Frame 1 (no input): blank canvas, image omitted
Frame 60 (no input): blank canvas, image omitted
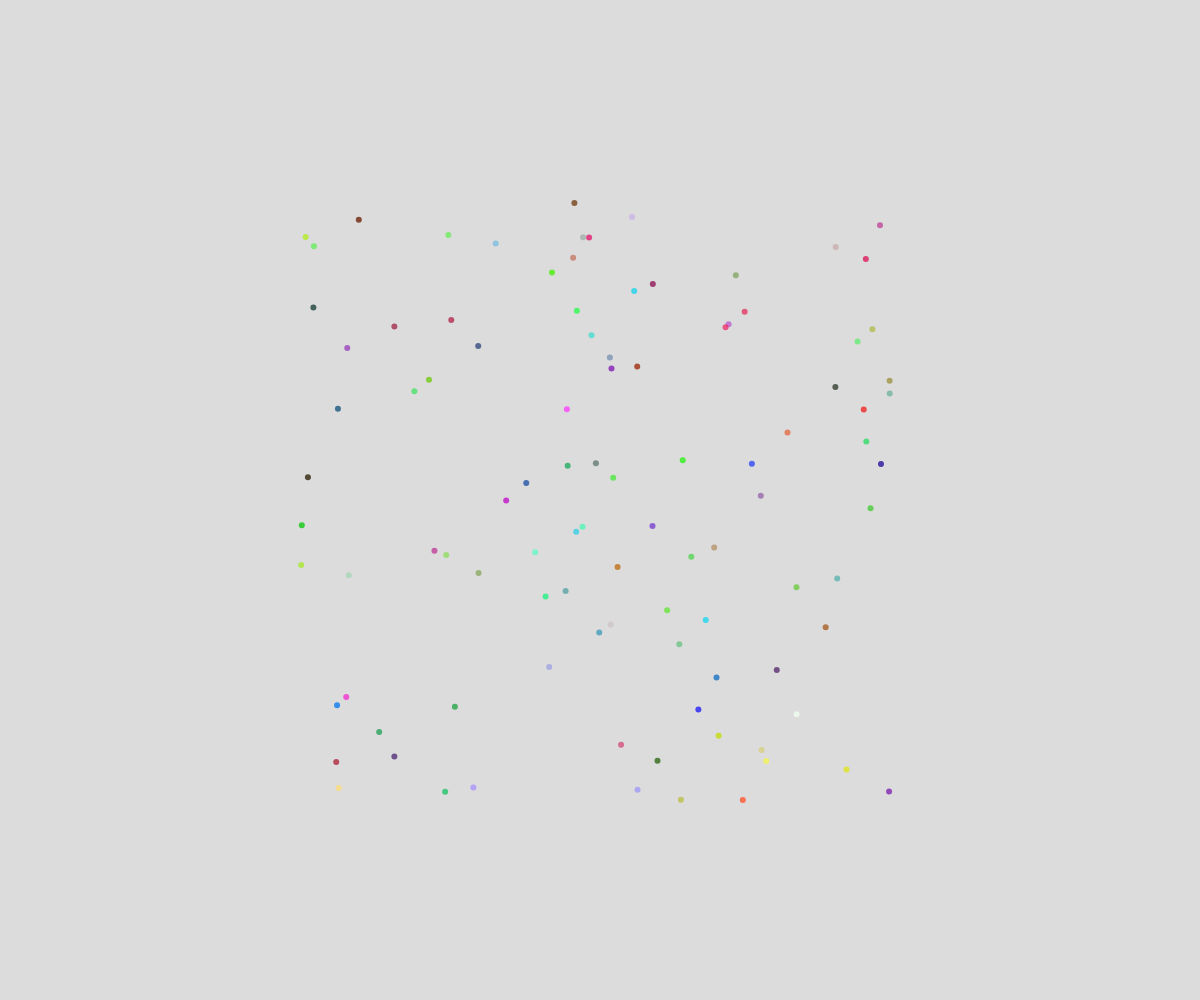
Frame 120 (the mouse pressed at the canvas centre since frame 60)

The p5.js sketch whose frames 1 and 60 were blank and that drew this single picture after the mouse press (run headless with seeded random() and noise() and a simulated clock; from frame 60 on, the mouse is pressed at the canvas centre):

// p5.js sketch
// ── sketch.js

class Particle{
  constructor(x, y){
    this.x = x;
    this.y = y;
    this.dx = random(-5, 5);
    this.dy = random(-5, 5);
    this.radius = 3;
    this.r = random(0, 255);
    this.g = random(0, 255);
    this.b = random(0, 255);
    this.opacity = 255;
  }

  update(){
    //move
    this.x += this.dx;
    this.y += this.dy;

    //fade away
    this.opacity--;
  }

  display(){
    noStroke();
    fill(this.r, this.g, this.b, this.opacity);
    circle(this.x, this.y, this.radius*2);
  }
}

let theFireworks = [];
const NUMBER_OF_PARTICLES = 100;

function setup() {
  createCanvas(windowWidth, windowHeight);
}

function draw() {
  background(220);

  for(let someFirework of theFireworks){
    someFirework.update();
    someFirework.display();
  }
}

function mousePressed(){
  for (let i = 0; i < NUMBER_OF_PARTICLES; i++){
    let aFirework = new Particle(mouseX, mouseY);
    theFireworks.push(aFirework);
  }

}
